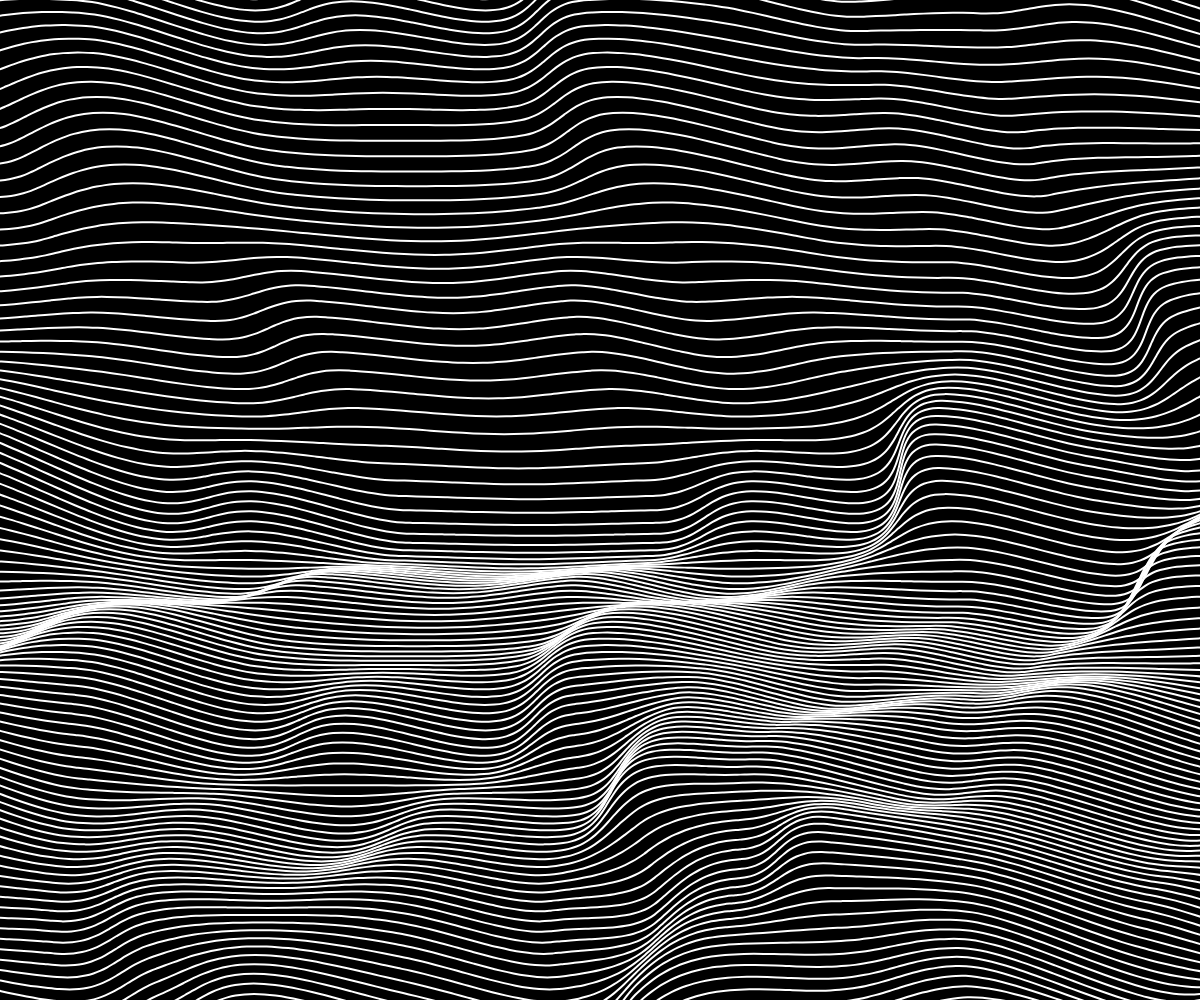
Frame 1 (no input)
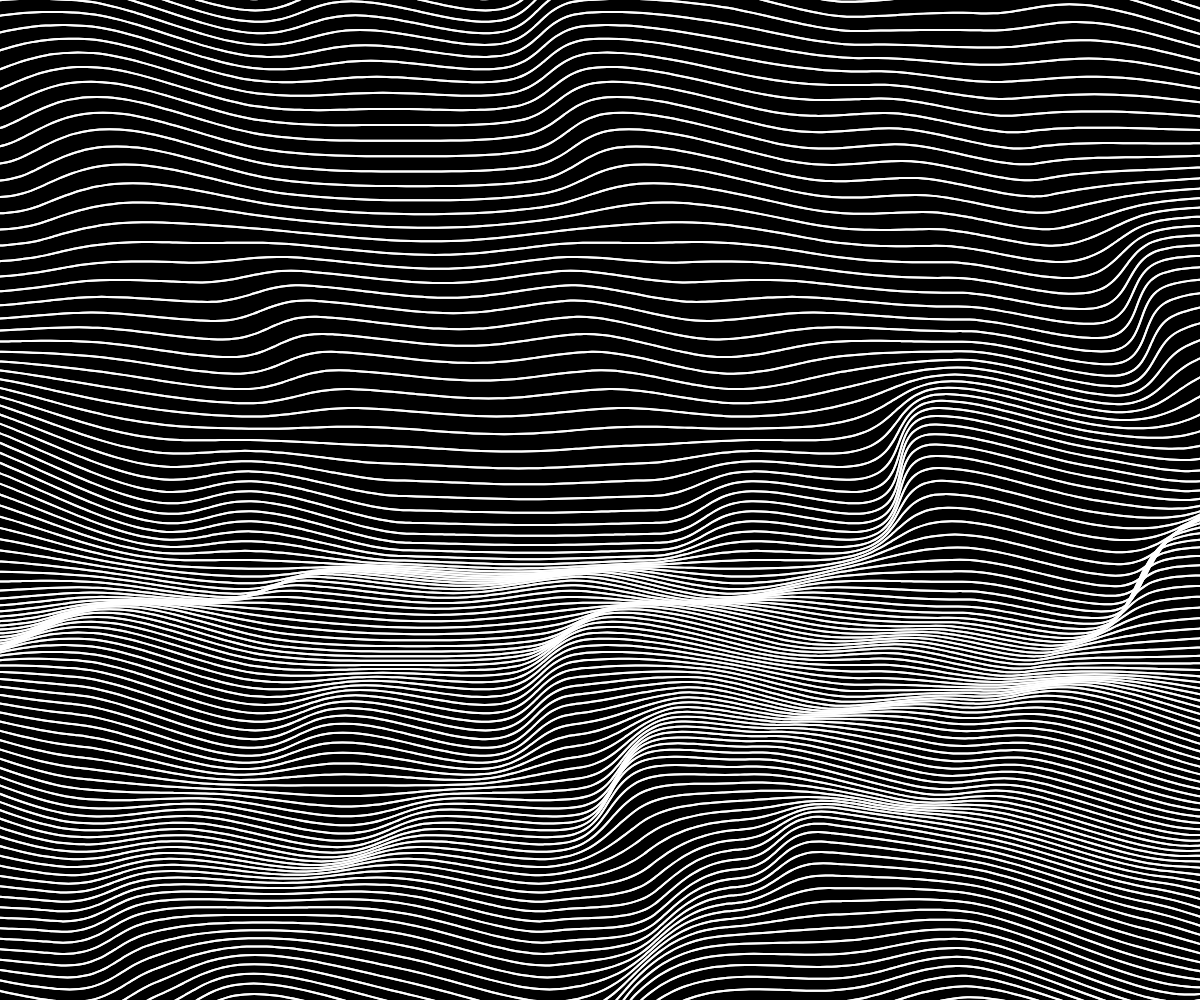
Frame 2 (the mouse pressed at the canvas centre, redrawn once)

The p5.js sketch that drew these frames (run headless with seeded random() and noise() and a simulated clock; the mouse was pressed at the canvas centre and the sketch redrawn once):

// p5.js sketch
// ── sketch.js
const CELL_SIZE = 10;
const NOISE_SCALE = 0.001;
const NOISE_LEVEL = 800;
const BORDER = NOISE_LEVEL;

function setup() {
	createCanvas(windowWidth, windowHeight);

	background(0);
	stroke(255);
	strokeWeight(2);
	noFill();

	noLoop();
}

function draw() {
	for (let y = -BORDER; y < height + BORDER; y += CELL_SIZE) {
		beginShape();
		for (let x = -BORDER; x < width + BORDER; x += CELL_SIZE) {
			let n = noise(y * NOISE_SCALE, x * NOISE_SCALE) * NOISE_LEVEL;
			curveVertex(x + n, y + n);
		}
		endShape();
	}
}
